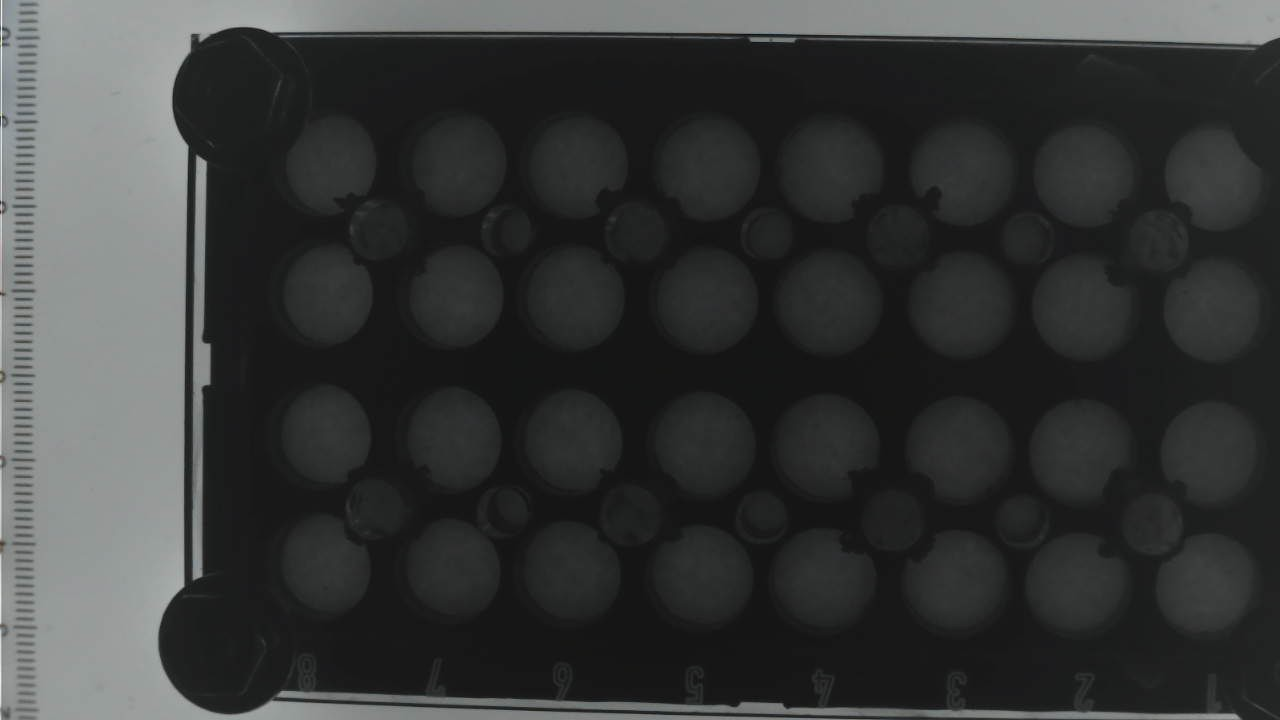
#> input picture background_reference.png, 1280 x 720 px
$ python detect_plate_wells.py background_reference.png
#> lines starting #> are read from the running program, lines starting #| are printed output that depends on the picture; after the words box and inside, x2 and y2 are one past the last pixel; in counts of white or black regions, pixels touching at a corner belong together
"""Detect a rectangular well grid while excluding the four mounting bolts.

Example:
    python detect_plate_wells.py frame.png --rows 4 --cols 8

Outputs:
    plate_wells_detected.png
    plate_wells.csv

Coordinates use OpenCV image coordinates:
    x increases left-to-right
    y increases top-to-bottom
"""

from __future__ import annotations

import argparse
import csv
from dataclasses import dataclass
from pathlib import Path

import cv2
import numpy as np
import config


@dataclass(frozen=True)
class Circle:
    x: int
    y: int
    radius: int

    @property
    def diameter(self) -> int:
        return 2 * self.radius


def _hough_circles(
        gray: np.ndarray,
        *,
        min_radius: int,
        max_radius: int,
        min_distance: int,
        param2: float,
) -> list[Circle]:
    blurred = cv2.GaussianBlur(gray, (9, 9), 2)
    circles = cv2.HoughCircles(
        blurred,
        cv2.HOUGH_GRADIENT,
        dp=1.2,
        minDist=min_distance,
        param1=100,
        param2=param2,
        minRadius=min_radius,
        maxRadius=max_radius,
    )

    if circles is None:
        return []

    rounded = np.rint(circles[0]).astype(int)
    return [Circle(int(x), int(y), int(r)) for x, y, r in rounded]


def detect_mounting_bolts(gray: np.ndarray) -> list[Circle]:
    """Detect the four large mounting bolts near the image corners."""
    height, width = gray.shape
    candidates = _hough_circles(
        gray,
        min_radius=max(70, int(min(width, height) * 0.07)),
        max_radius=int(min(width, height) * 0.13),
        min_distance=int(min(width, height) * 0.35),
        param2=35,
    )

    # Assign at most one large circle to each image quadrant.
    quadrants: dict[str, list[Circle]] = {
        "top_left": [],
        "top_right": [],
        "bottom_left": [],
        "bottom_right": [],
    }
    for circle in candidates:
        vertical = "top" if circle.y < height / 2 else "bottom"
        horizontal = "left" if circle.x < width / 2 else "right"
        quadrants[f"{vertical}_{horizontal}"].append(circle)

    corners = {
        "top_left": (0, 0),
        "top_right": (width, 0),
        "bottom_left": (0, height),
        "bottom_right": (width, height),
    }

    bolts: list[Circle] = []
    for name, group in quadrants.items():
        if not group:
            continue
        corner_x, corner_y = corners[name]
        best = min(group, key=lambda c: (c.x - corner_x) ** 2 + (c.y - corner_y) ** 2)
        bolts.append(best)

    return bolts


def make_bolt_exclusion_mask(
        shape: tuple[int, int],
        bolts: list[Circle],
        padding: int = 35,
) -> np.ndarray:
    """Return a white mask with black exclusion regions around each bolt."""
    mask = np.full(shape, 255, dtype=np.uint8)
    for bolt in bolts:
        cv2.circle(mask, (bolt.x, bolt.y), bolt.radius + padding, 0, thickness=-1)
    return mask


def detect_well_candidates(gray: np.ndarray, exclusion_mask: np.ndarray) -> list[Circle]:
    """Detect wells using image-size-scaled parameters.

    Several Hough sensitivity levels are attempted so the same code can tolerate
    changes in camera resolution, distance, and zoom. The first result containing
    at least 32 candidates is preferred; otherwise the largest candidate set is
    returned for the caller's diagnostic error message.
    """
    height, width = gray.shape
    scale = min(width, height)

    # For the current plate geometry, a well radius is usually about 4-10% of
    # the shorter image dimension. These limits intentionally overlap to allow
    # moderate changes in zoom and camera placement.
    min_radius = max(12, int(scale * 0.035))
    max_radius = max(min_radius + 8, int(scale * 0.11))
    min_distance = max(30, int(scale * 0.075))

    best: list[Circle] = []
    for param2 in (30, 26, 22, 19, 16):
        candidates = _hough_circles(
            gray,
            min_radius=min_radius,
            max_radius=max_radius,
            min_distance=min_distance,
            param2=param2,
        )
        if len(candidates) > len(best):
            best = candidates
        if len(candidates) >= 32:
            return candidates

    return best


def _circle_is_excluded(circle: Circle, bolts: list[Circle], padding: int = 25) -> bool:
    for bolt in bolts:
        center_distance = np.hypot(circle.x - bolt.x, circle.y - bolt.y)
        if center_distance <= bolt.radius + padding:
            return True
    return False


def arrange_wells_in_grid(
        circles: list[Circle],
        rows: int,
        columns: int,
) -> list[dict[str, int | str]]:
    """Select and label wells as A1, A2, ... in row-major order."""
    expected = rows * columns
    if len(circles) < expected:
        raise RuntimeError(
            f"Only {len(circles)} well candidates were found; expected {expected}. "
            "Try reducing WELL_HOUGH_PARAM2 or adjusting the radius range."
        )

    # Cluster y coordinates into the requested number of rows.
    points = np.float32([[circle.y] for circle in circles])
    criteria = (cv2.TERM_CRITERIA_EPS + cv2.TERM_CRITERIA_MAX_ITER, 100, 0.1)
    _compactness, labels, centers = cv2.kmeans(
        points,
        rows,
        None,
        criteria,
        20,
        cv2.KMEANS_PP_CENTERS,
    )

    row_order = np.argsort(centers[:, 0])
    label_to_row = {int(label): row for row, label in enumerate(row_order)}

    grouped: list[list[Circle]] = [[] for _ in range(rows)]
    for circle, label in zip(circles, labels.ravel()):
        grouped[label_to_row[int(label)]].append(circle)

    selected: list[dict[str, int | str]] = []
    for row_index, row_circles in enumerate(grouped):
        row_circles.sort(key=lambda c: c.x)

        if len(row_circles) < columns:
            raise RuntimeError(
                f"Row {row_index + 1} has only {len(row_circles)} candidates; "
                f"expected {columns}."
            )

        # If there are extras, retain the subset whose spacing is most grid-like.
        if len(row_circles) > columns:
            best_subset = None
            best_score = float("inf")
            for start in range(len(row_circles) - columns + 1):
                subset = row_circles[start : start + columns]
                gaps = np.diff([c.x for c in subset])
                score = float(np.std(gaps))
                if score < best_score:
                    best_score = score
                    best_subset = subset
            row_circles = best_subset or row_circles[:columns]

        for column_index, circle in enumerate(row_circles):
            row_name = chr(ord("A") + row_index)
            selected.append(
                {
                    "well": f"{row_name}{column_index + 1}",
                    "row": row_index + 1,
                    "column": column_index + 1,
                    "x": circle.x,
                    "y": circle.y,
                    "radius": circle.radius,
                    "diameter": circle.diameter,
                }
            )

    if len(selected) != expected:
        raise RuntimeError(f"Selected {len(selected)} wells; expected {expected}.")

    return selected


# [87 lines left out: functions normalize_well_radii, annotate, save_csv, not called in this run]


def detect_plate_wells(
        image: np.ndarray,
        rows: int = 4,
        columns: int = 8,
) -> tuple[list[Circle], list[dict[str, int | str]]]:
    gray = cv2.cvtColor(image, cv2.COLOR_BGR2GRAY)
    bolts = detect_mounting_bolts(gray)
    exclusion_mask = make_bolt_exclusion_mask(gray.shape, bolts)
    candidates = detect_well_candidates(gray, exclusion_mask)
    candidates = [c for c in candidates if not _circle_is_excluded(c, bolts, padding=5)]
    wells = arrange_wells_in_grid(candidates, rows, columns)
    wells = normalize_well_radii(wells)
    return bolts, wells


def main() -> None:
    parser = argparse.ArgumentParser(description=__doc__)
    parser.add_argument("image", type=Path, help="Input image path")
    parser.add_argument("--rows", type=int, default=4)
    parser.add_argument("--cols", type=int, default=8)
    parser.add_argument(
        "--output-image",
        type=Path,
        default=Path("plate_wells_detected.png"),
    )
    parser.add_argument(
        "--output-csv",
        type=Path,
        default=Path("plate_wells.csv"),
    )
    args = parser.parse_args()

    image = cv2.imread(str(args.image))
#> image is the input picture: shape (720, 1280, 3); mean B, G, R 56.7, 57.3, 55.7
    if image is None:
        raise FileNotFoundError(f"Could not open image: {args.image}")

    bolts, wells = detect_plate_wells(image, args.rows, args.cols)
#> in _hough_circles, `circles = cv2.HoughCircles( blurred, cv2.HOUGH_GRADIENT, dp=1.2, minDi..`: circles = [[229.8, 641.4, 72.4], [245.4, 99, 73.6]]
#> in _hough_circles, `rounded = np.rint(circles[0]).astype(int)`: rounded = [[230, 641, 72], [245, 99, 74]]
#> in detect_mounting_bolts, `candidates = _hough_circles( gray, min_radius=max(70, int(min(width, h..`: candidates = 2 items
#> the loop in detect_mounting_bolts, `for circle in candidates:` made 2 passes
#> (vertical, horizontal) on passes 1 to 2: ('bottom', 'left'), ('top', 'left')
#> the loop in make_bolt_exclusion_mask, `for bolt in bolts:` made 2 passes
#> after the loop in make_bolt_exclusion_mask, `for bolt in bolts:`:
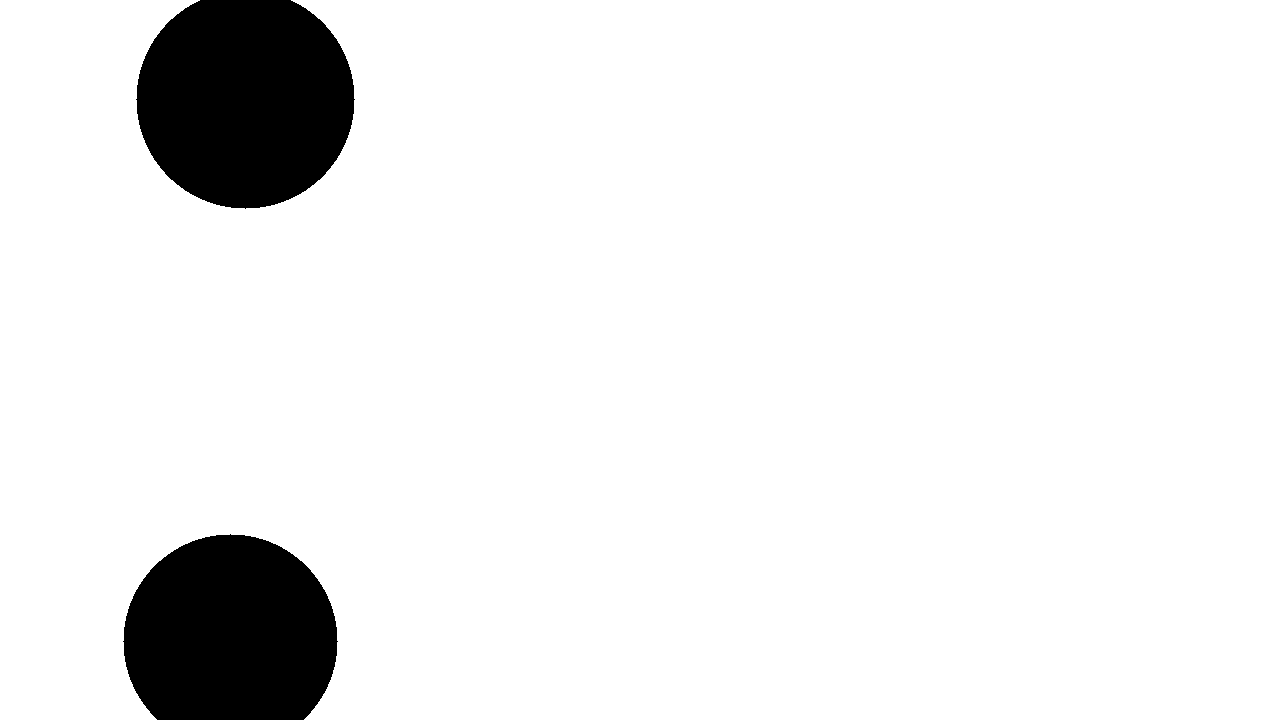
#> mask: shape (720, 1280); 92.4% white; 2 black regions, box (x1, y1, x2, y2) and area: (136, 0, 355, 209) 36735, (123, 534, 338, 720) 33112
#> the loop in detect_well_candidates, `for param2 in (30, 26, 22, 19, 16):` made 5 passes
#> (circles in _hough_circles, rounded in _hough_circles) on passes 1 to 2: ([[229.8, 641.4, 71.56], [245.4, 99, 72.88]], [[230, 641, 72], [245, 99, 73]]), ([[229.8, 641.4, 71.56], [245.4, 99, 72.88]], [[230, 641, 72], [245, 99, 73]])
#> rounded in _hough_circles on pass 3: [[230, 641, 72], [245, 99, 73], [323, 631, 74]]
#> in detect_plate_wells, `candidates = detect_well_candidates(gray, exclusion_mask)`: candidates = 11 items
#> the loop in _circle_is_excluded, `for bolt in bolts:` made 2 passes
#> center_distance on passes 1 to 2: 542.2, 0
#> the loop in _circle_is_excluded, `for bolt in bolts:` made 1 pass
#> the loop in _circle_is_excluded, `for bolt in bolts:` made 2 passes
#> center_distance on passes 1 to 2: 469, 73.55
#> in detect_plate_wells, `candidates = [c for c in candidates if not _circle_is_excluded(c, bolt..`: candidates = 8 items
    annotated = annotate(image, bolts, wells)

    if not cv2.imwrite(str(args.output_image), annotated):
        raise RuntimeError(f"Could not save image: {args.output_image}")
    save_csv(args.output_csv, wells)

    print(f"Detected {len(bolts)} mounting bolts (excluded).")
    print(f"Detected and labeled {len(wells)} wells.")
    for well in wells:
        print(
            f"{well['well']:>3}: center=({well['x']}, {well['y']}), "
            f"diameter={well['diameter']} px"
        )
    print(f"Annotated image: {args.output_image}")
    print(f"Coordinates CSV: {args.output_csv}")


if __name__ == "__main__":
#> (the run stopped early here; a loop or call above may not have finished)

$ run again, with reference_frame_debug.png copied over background_reference.png
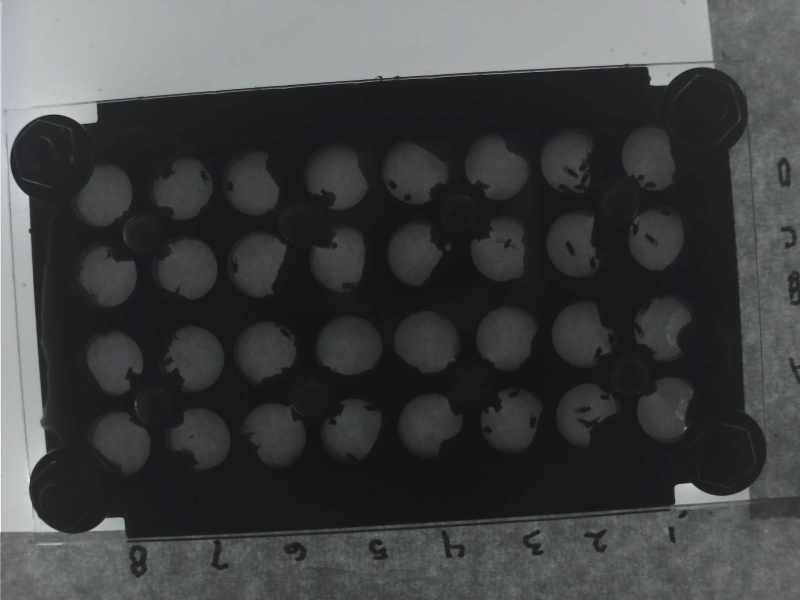
#> input picture reference_frame_debug.png, 1600 x 1200 px (shown at 1/2 size)
#> in main, image is the input picture: shape (1200, 1600, 3); mean B, G, R 68.1, 67.1, 66.2
#> circles = [[1443, 900.6, 89.64], [109.8, 317.4, 89.4], [145.8, 978.6, 87.84], [1407, 221.4, 87.96]]
#> rounded = [[1443, 901, 90], [110, 317, 89], [146, 979, 88], [1407, 221, 88]]
#> in detect_mounting_bolts, `candidates = _hough_circles( gray, min_radius=max(70, int(min(width, h..`: candidates = 4 items
#> the loop in detect_mounting_bolts, `for circle in candidates:` made 4 passes
#> (vertical, horizontal) on passes 1 to 4: ('bottom', 'right'), ('top', 'left'), ('bottom', 'left'), ('top', 'right')
#> the loop in make_bolt_exclusion_mask, `for bolt in bolts:` made 4 passes
#> after the loop in make_bolt_exclusion_mask, `for bolt in bolts:`:
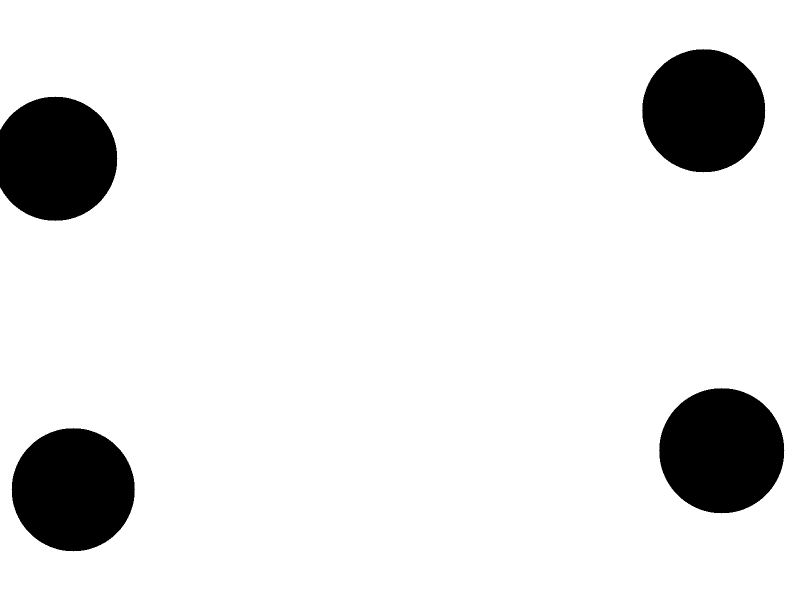
#> mask: shape (1200, 1600) (shown at 1/2 size); 90% white; 4 black regions, box (x1, y1, x2, y2) and area: (1318, 776, 1569, 1027) 49077, (1284, 98, 1531, 345) 47485, (23, 856, 270, 1103) 47485, (0, 193, 235, 442) 47279
#> in detect_plate_wells, `candidates = detect_well_candidates(gray, exclusion_mask)`: candidates = 22 items
#> the loop in _circle_is_excluded, `for bolt in bolts:` made 4 passes
#> center_distance on passes 1 to 4: 1455.3, 681, 1299.3, 0
#> the loop in _circle_is_excluded, `for bolt in bolts:` made 3 passes
#> center_distance on passes 1 to 3: 660.1, 1468, 3.61
#> the loop in _circle_is_excluded, `for bolt in bolts:` made 1 pass
#> the loop in _circle_is_excluded, `for bolt in bolts:` made 2 passes
#> center_distance on passes 1 to 2: 1296.1, 7.21
#> in detect_plate_wells, `candidates = [c for c in candidates if not _circle_is_excluded(c, bolt..`: candidates = 18 items
